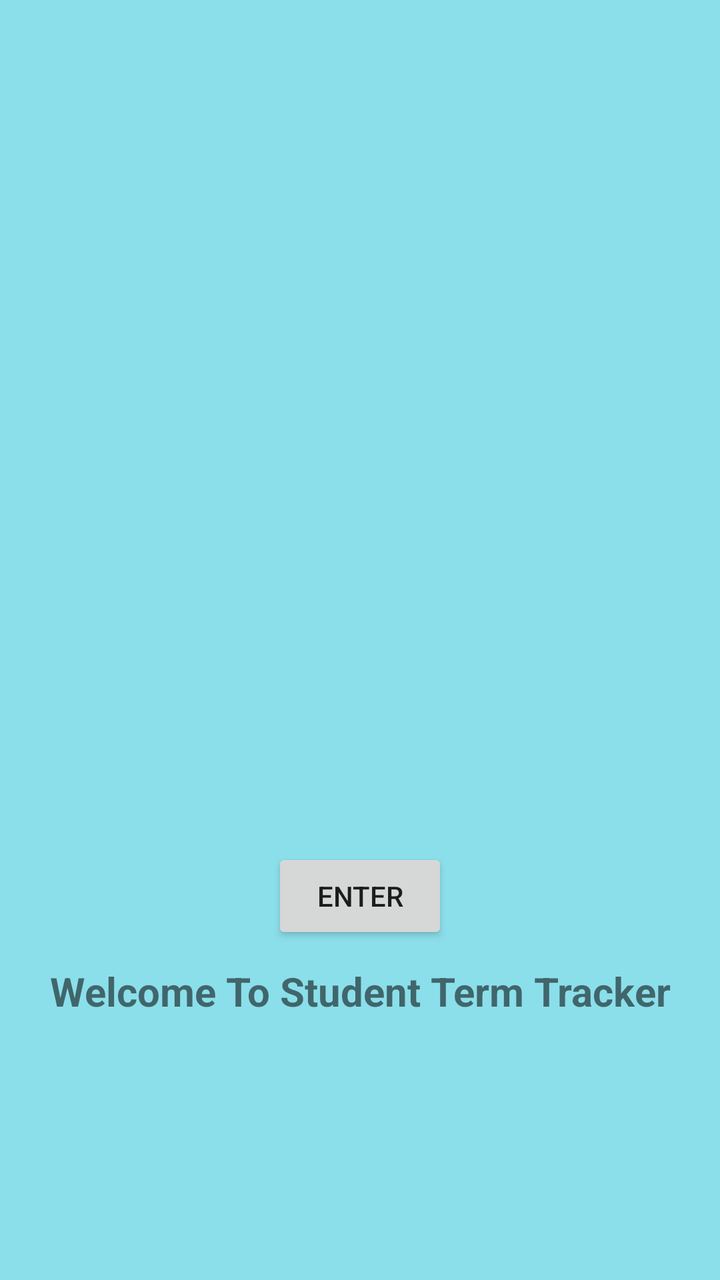
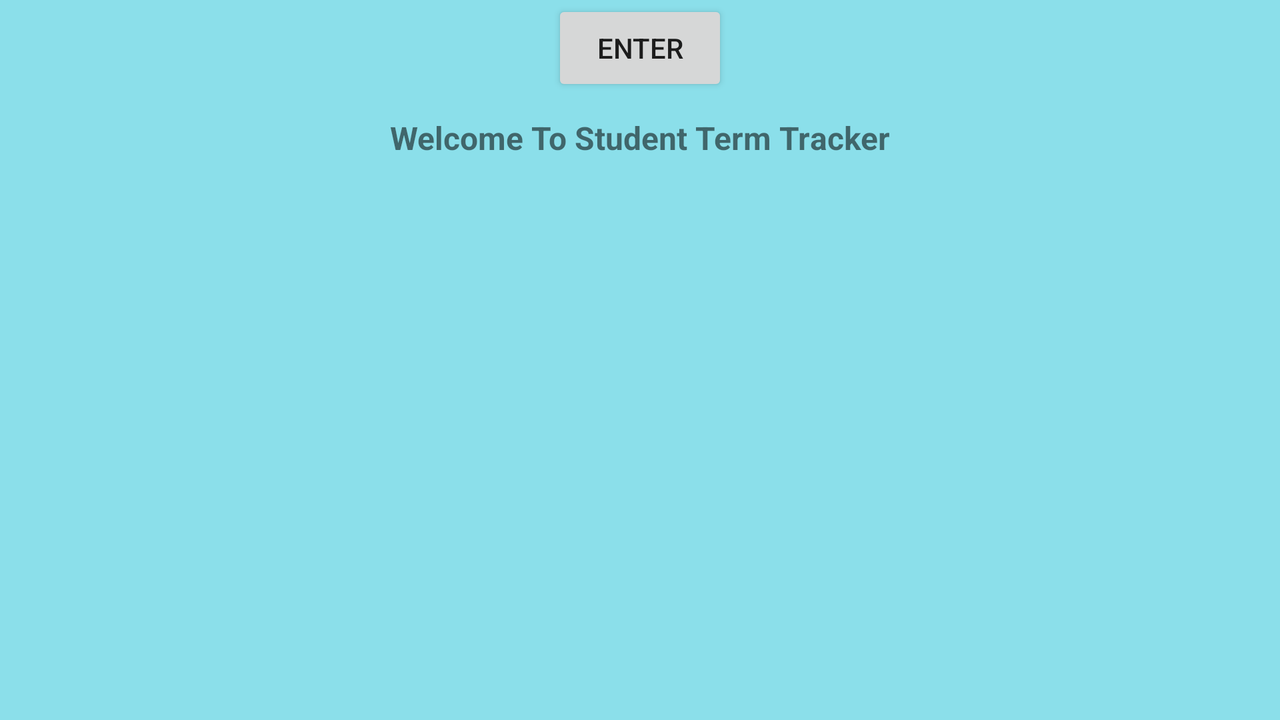

One screen, two layout resources from the same app: the default and the author's alternative for another configuration. Each is rendered where Android would select it; the XML of both is given below.
<!-- AndroidManifest.xml: application theme Theme.StudentTermTracker -->
<!-- res/layout/activity_main.xml -->
<?xml version="1.0" encoding="utf-8"?>
<androidx.constraintlayout.widget.ConstraintLayout xmlns:android="http://schemas.android.com/apk/res/android"
    xmlns:app="http://schemas.android.com/apk/res-auto"
    xmlns:tools="http://schemas.android.com/tools"
    android:layout_width="match_parent"
    android:layout_height="match_parent"
    android:background="#8BDFEA"
    tools:context=".UI.MainActivity">

    <Button
        android:id="@+id/enter_button"
        android:layout_width="88dp"
        android:layout_height="48dp"
        android:onClick="enterApplication"
        android:text="@string/enter_text"
        app:layout_constraintEnd_toEndOf="parent"
        app:layout_constraintStart_toStartOf="parent"
        app:layout_constraintTop_toBottomOf="@+id/title_image" />

    <ImageView
        android:id="@+id/title_image"
        android:layout_width="300dp"
        android:layout_height="300dp"
        android:layout_marginTop="124dp"
        android:importantForAccessibility="no"
        android:src="@drawable/ic_tracker_foreground"
        app:layout_constraintBottom_toTopOf="@+id/enter_button"
        app:layout_constraintEnd_toEndOf="parent"
        app:layout_constraintHorizontal_bias="0.498"
        app:layout_constraintStart_toStartOf="parent"
        app:layout_constraintTop_toTopOf="parent" />

    <TextView
        android:id="@+id/welcomeText"
        android:layout_width="wrap_content"
        android:layout_height="wrap_content"
        android:layout_marginTop="10dp"
        android:text="@string/welcome_text"
        android:textAlignment="center"
        android:textSize="20sp"
        android:textStyle="bold"
        app:layout_constraintEnd_toEndOf="parent"
        app:layout_constraintStart_toStartOf="parent"
        app:layout_constraintTop_toBottomOf="@+id/enter_button" />

</androidx.constraintlayout.widget.ConstraintLayout>
<!-- resources referenced by this layout -->
<resources>
  <string name="enter_text">Enter</string>
  <string name="welcome_text">Welcome To Student Term Tracker</string>
  <style name="Theme.StudentTermTracker" parent="Theme.MaterialComponents.DayNight.DarkActionBar">
          
          <item name="colorPrimary">@color/purple_500</item>
          <item name="colorPrimaryVariant">@color/purple_700</item>
          <item name="colorOnPrimary">@color/white</item>
          
          <item name="colorSecondary">@color/teal_200</item>
          <item name="colorSecondaryVariant">@color/teal_700</item>
          <item name="colorOnSecondary">@color/black</item>
          
          <item name="android:statusBarColor" tools:targetApi="l">?attr/colorPrimaryVariant</item>
          
      </style>
</resources>
<!-- res/layout-land/activity_main.xml (the author's variant of the layout above) -->
<!-- drawn on the phone turned sideways -->
<?xml version="1.0" encoding="utf-8"?>
<androidx.constraintlayout.widget.ConstraintLayout xmlns:android="http://schemas.android.com/apk/res/android"
    xmlns:app="http://schemas.android.com/apk/res-auto"
    xmlns:tools="http://schemas.android.com/tools"
    android:layout_width="match_parent"
    android:layout_height="match_parent"
    android:background="#8BDFEA"
    tools:context=".UI.MainActivity">

    <ImageView
        android:id="@+id/title_image"
        android:layout_width="wrap_content"
        android:layout_height="wrap_content"
        android:importantForAccessibility="no"
        android:src="@drawable/ic_tracker_foreground"
        app:layout_constraintEnd_toEndOf="parent"
        app:layout_constraintStart_toStartOf="parent"
        app:layout_constraintTop_toTopOf="parent" />

    <Button
        android:id="@+id/enter_button"
        android:layout_width="wrap_content"
        android:layout_height="wrap_content"
        android:onClick="enterApplication"
        android:text="@string/enter_text"
        app:layout_constraintEnd_toEndOf="parent"
        app:layout_constraintStart_toStartOf="parent"
        app:layout_constraintTop_toBottomOf="@+id/title_image" />

    <TextView
        android:id="@+id/welcomeText"
        android:layout_width="wrap_content"
        android:layout_height="22dp"
        android:layout_marginTop="10dp"
        android:text="@string/welcome_text"
        android:textAlignment="center"
        android:textSize="16sp"
        android:textStyle="bold"
        app:layout_constraintEnd_toEndOf="parent"
        app:layout_constraintStart_toStartOf="parent"
        app:layout_constraintTop_toBottomOf="@+id/enter_button" />

</androidx.constraintlayout.widget.ConstraintLayout>
